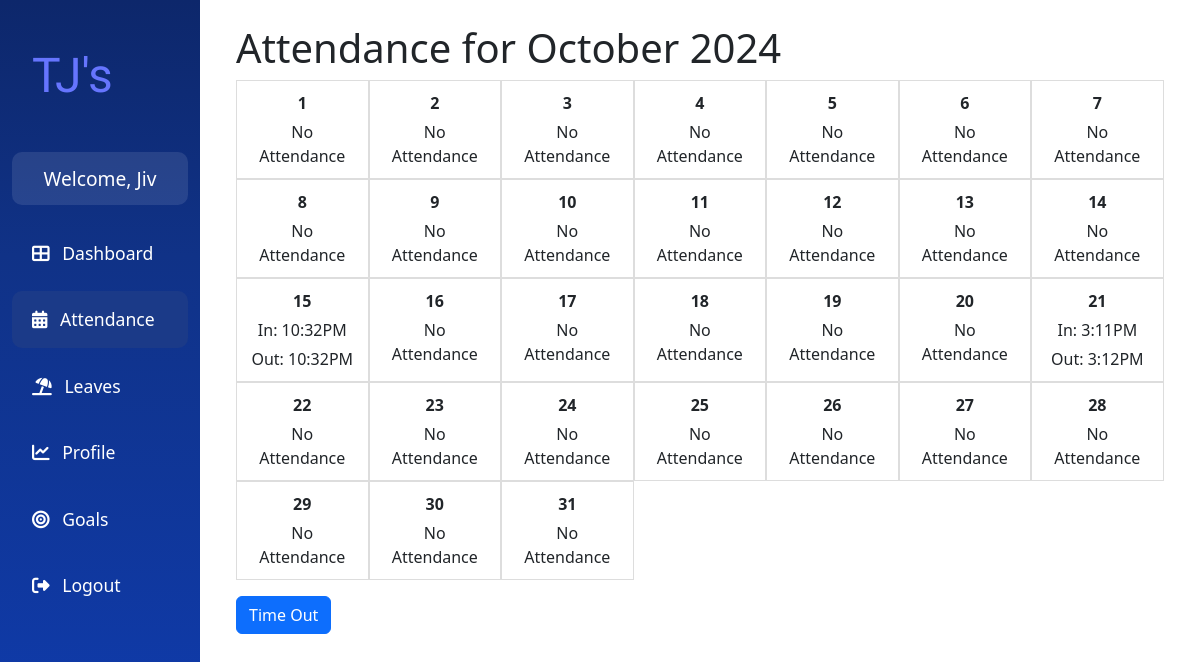
The page /attendance/employee (signed in) on the database its author committed.
### api/models.py (models this page shows, shortened)
class User(AbstractUser):
    ROLE_CHOICES = [
        ("ADMIN", "Admin"),
        ("EMPLOYEE", "Employee"),
        ("MANAGER", "Manager"),
    ]
    STATUS_CHOICES = [
        ("APPROVED", "Approved"),
        ("REJECTED", "Rejected"),
        ("PENDING", "Pending"),
    ]
    username = None  # Remove the username field entirely
    email = models.EmailField(_("email address"), unique=True)
    phone_regex = RegexValidator(
        regex=r"^\+?1?\d{9,15}$",
        message="Phone number must be entered in the format: '+999999999'. Up to 15 digits allowed.",
    )
    phone_number = models.CharField(validators=[phone_regex], max_length=17, blank=True)
    address = models.OneToOneField(
        Address, on_delete=models.CASCADE, blank=True, null=True
    )
    role = models.CharField(max_length=10, choices=ROLE_CHOICES, default="EMPLOYEE")
    date_of_hire = models.DateField(blank=True, null=True)
    profile_path = models.ImageField(null=True, blank=True)
    status = models.CharField(max_length=20, choices=STATUS_CHOICES, default="PENDING")
    job = models.ForeignKey(Job, on_delete=models.SET_NULL, null=True, blank=True)
    groups = models.ManyToManyField(
        "auth.Group",
        verbose_name=_("groups"),
        blank=True,
        related_name="custom_user_set",
        related_query_name="custom_user",
    )
    user_permissions = models.ManyToManyField(
        "auth.Permission",
        verbose_name=_("user permissions"),
        blank=True,
        related_name="custom_user_set",
        related_query_name="custom_user",
    )
    objects = UserManager()
    USERNAME_FIELD = "email"
    REQUIRED_FIELDS = ["first_name", "last_name", "date_of_hire", "password"]

class Attendance(models.Model):
    STATUS_CHOICES = [
        ("PRESENT", "Present"),
        ("ABSENT", "Absent"),
        ("LATE", "Late"),
        ("HALF_DAY", "Half Day"),
    ]
    user = models.ForeignKey(User, on_delete=models.CASCADE)
    time_in = models.DateTimeField(null=True, blank=True)
    time_out = models.DateTimeField(null=True, blank=True)
    status = models.CharField(max_length=20, choices=STATUS_CHOICES)
    date = models.DateField(auto_now_add=True)
    class Meta:
        unique_together = ["user", "date"]

### api/views.py (the view)
# urls.py: path("attendance/employee", views.employee_attendance, name="employee_attendance"),
@employee_required
@login_required
def employee_attendance(request):
    today = date.today()
    year = request.GET.get('year', today.year)
    month = request.GET.get('month', today.month)
    year, month = int(year), int(month)
    first_day_of_month = date(year, month, 1)
    last_day_of_month = date(year, month, monthrange(year, month)[1])
    calendar_days = []
    current_day = first_day_of_month
    while current_day <= last_day_of_month:
        attendance = Attendance.objects.filter(user=request.user, date=current_day).first()
        calendar_days.append({
            'date': current_day,
            'attendance': attendance,
        })
        current_day += timedelta(days=1)
    today_attendance = Attendance.objects.filter(user=request.user, date=today).first()
    timed_in = today_attendance is not None and today_attendance.time_in is not None
    context = {
        'timed_in': timed_in,
        'calendar_days': calendar_days,
        'year': year,
        'month': month,
        'today': today,
    }
    return render(request, 'employee_attendance.html', context)

### api/templates/api/employee_attendance.html (shortened to what this page needs)
{% extends "base.html" %}
{% load static %}
{% block content %}
<div class="container mt-4">
    <h1>Attendance for {{ today|date:"F Y" }}</h1>
    <div class="calendar">
        {% for day in calendar_days %}
        <div class="calendar-day">
            <div class="date">{{ day.date|date:"j" }}</div>
            {% if day.attendance %}
            <div class="time-in">In: {{ day.attendance.time_in|date:"g:iA" }}</div>
            <div class="time-out">Out: {{ day.attendance.time_out|date:"g:iA" }}</div>
            {% else %}
            <div class="no-attendance">No Attendance</div>
            {% endif %}
        </div>
        {% endfor %}
    </div>
    <div class="mt-3">
        <form method="post" action="{% url 'mark_attendance' %}">
            <button type="submit" class="btn btn-primary">
                {% if timed_in %}
                Time Out
                {% else %}
                Time In
                {% endif %}
            </button>
        </form>
    </div>
</div>
{% endblock %}

### api/templates/api/base.html (shortened to what this page needs)
{% load static %}
<!DOCTYPE html>
<html lang="en">
  <head>
    <link
      href="https://cdn.jsdelivr.net/npm/bootstrap@5.3.0/dist/css/bootstrap.min.css"
      rel="stylesheet"
    />
    <link
      href="https://cdnjs.cloudflare.com/ajax/libs/font-awesome/6.4.0/css/all.min.css"
      rel="stylesheet"
    />
  </head>
  <body>
    <div class="container-fluid">
      <div class="row">
        <nav
          id="sidebarMenu"
          class="col-md-3 col-lg-2 d-md-block sidebar collapse"
        >
          <div class="position-sticky">
            <div class="logo">
              TJ's
            </div>
            <div class="welcome-message">
              <h3>Welcome, {{ request.user.first_name|capfirst }}</h3>
            </div>
            <ul class="nav flex-column">
              <li class="nav-item">
                <a class="nav-link {% if request.resolver_match.url_name == 'dashboard' %}active{% endif %}" href="{% url 'dashboard' %}">
                  <i class="fas fa-th-large me-2"></i> Dashboard
                </a>
              </li>
              <li class="nav-item">
                <a class="nav-link {% if request.resolver_match.url_name == 'attendance' or request.resolver_match.url_name == 'employee_attendance' %}active{% endif %}"
                {% if request.user.role == "MANAGER" %}
                  href="{% url 'attendance' %}"
                {% else %}
                  href="{% url 'employee_attendance' %}"
                {% endif %}>
                  <i class="fas fa-calendar-alt me-2"></i> Attendance
                </a>
              </li>
              <li class="nav-item">
                <a class="nav-link {% if request.resolver_match.url_name == 'leaves' %}active{% endif %}" href="{% url 'leaves' %}">
                  <i class="fa-solid fa-umbrella-beach me-2"></i> Leaves
                </a>
              </li>
              <li class="nav-item">
                <a class="nav-link {% if request.resolver_match.url_name == 'profile' %}active{% endif %}" href="{% url 'profile' %}">
                  <i class="fas fa-chart-line me-2"></i> Profile
                </a>
              </li>
              <li class="nav-item">
                <a class="nav-link {% if request.resolver_match.url_name == 'goals' %}active{% endif %}" href="{% url 'goals' %}">
                  <i class="fas fa-bullseye me-2"></i> Goals
                </a>
              </li>
              <li class="nav-item">
                <a class="nav-link" href="#" data-bs-toggle="modal" data-bs-target="#logoutModal">
                  <i class="fas fa-sign-out-alt me-2"></i> Logout
                </a>
              </li>
            </ul>
          </div>
        </nav>
        <main class="col-md-9 ms-sm-auto col-lg-10 px-md-4 main-content">
          {% block content %} {% endblock content %}
        </main>
      </div>
    </div>
  </body>
</html>

### api/templates/api/base.html (style rules this page uses)
:root { --primary-color: #6675FE; --primary-light: #6366f1; --background-color: #f8fafc; --text-color: #1e293b; }
body { 8 background-color: #f0f2f5; }
.sidebar { background: linear-gradient(180deg, #0D276B 0%, #103287 32%, #0F3CB0 100%); color: white; height: 100vh; padding-top: 20px; overflow-y: auto; position: fixed; top: 0; left: 0; z-index: 1000; }
.sidebar .nav-link { color: white; padding: 15px 20px; font-size: 1.1rem; margin-bottom: 10px; }
.sidebar .nav-link.active { background-color: #1B3A88; border-radius: 10px; }
.logo { font-family: 'Paytone One', sans-serif; font-weight: 400; color: var(--primary-color); font-size: 3rem; padding: 20px; margin-bottom: 20px; }
.main-content { margin-left: 0; padding-top: 0; }
.welcome-message { background-color: rgba(255, 255, 255, 0.1); border-radius: 10px; padding: 15px; margin-bottom: 20px; text-align: center; }
.welcome-message h3 { font-size: 1.2rem; margin-bottom: 0; color: #ffffff; font-weight: 500; }

### api/templates/api/employee_attendance.html (style rules this page uses)
.calendar { display: flex; flex-wrap: wrap; }
.calendar-day { width: 14.28%; border: 1px solid #ddd; padding: 10px; box-sizing: border-box; text-align: center; }
.date { font-weight: bold; }
.time-in, .time-out, .no-attendance { margin-top: 5px; }

### rows shown on the page
User: user.first_name "Jiv"
Attendance: date "15", attendance.time_in "10:32PM", attendance.time_out "10:32PM"
Attendance: date "21", attendance.time_in "3:11PM", attendance.time_out "3:12PM"

### other values the page prints
{{ day.date|date:"j" }} "1" "2" "3" "4" "5" "6" "7" "8" "9" "10" "11" "12" "13" "14" "16" "17" "18" "19" "20" "22" "23" "24" "25" "26" "27" "28" "29" "30" "31"
